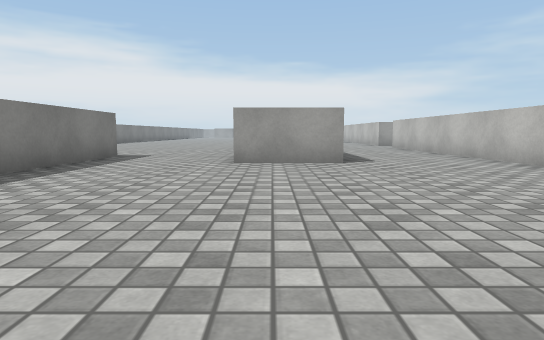
view 1 (above)

24 first-person views from a walk through a 3-D level made in the Unity game engine. The camera is 0.55 m above the floor, tilts 6° down and sees 75° across. The floor is counted in squares, 1 m on a side. Each view is taken from the middle of a square. On the plan, view 1 faces up. The plan holds only what a view shows up to about 9 squares ahead; the rest is blank. The place goes on beyond the plan. Surface patterns are stand-ins for the level's own textures.

view 2
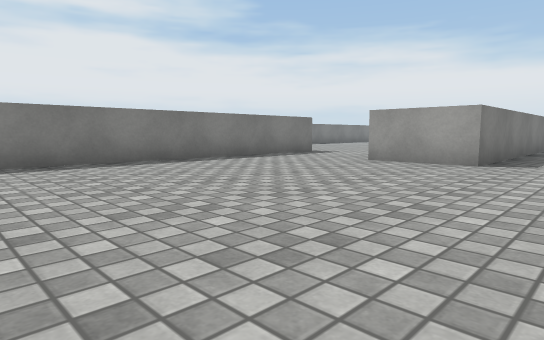

view 3
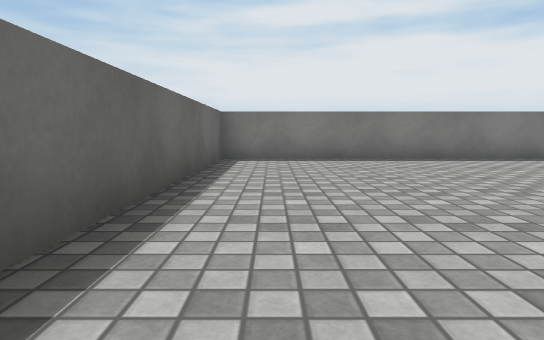

view 4
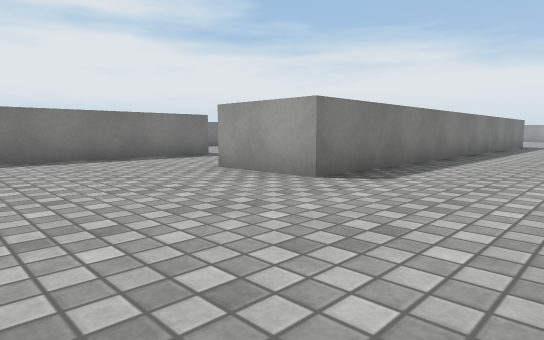

view 5
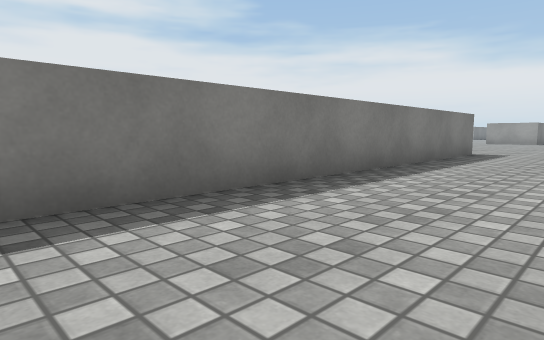

view 6
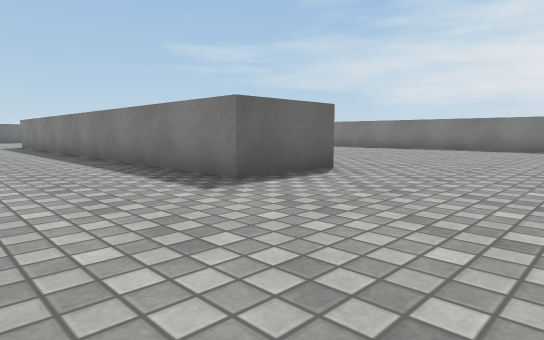

view 7
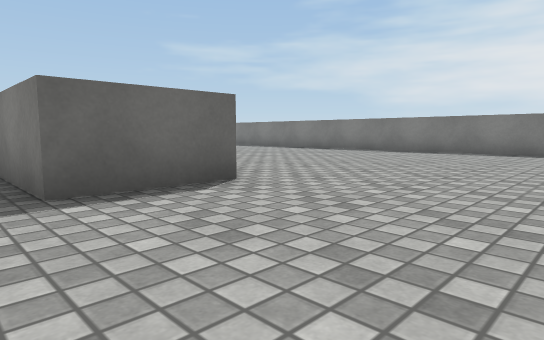

view 8
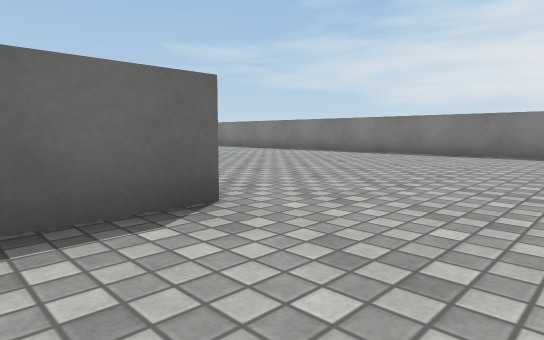

view 9
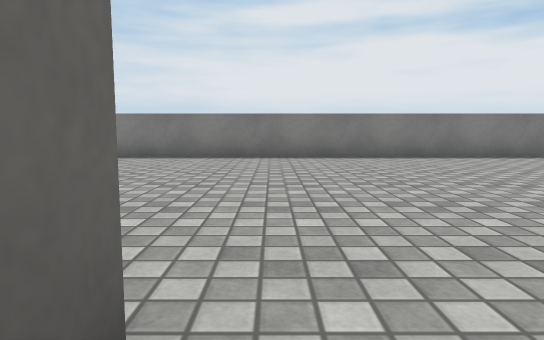

view 10
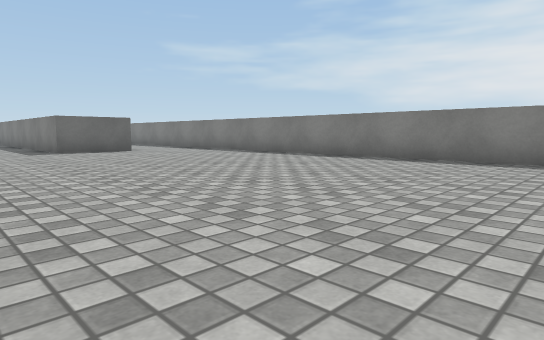

view 11
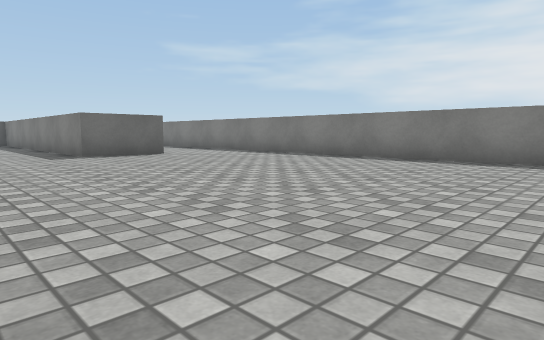

view 12
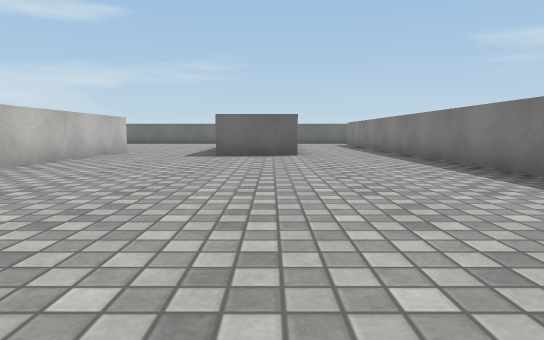

view 13
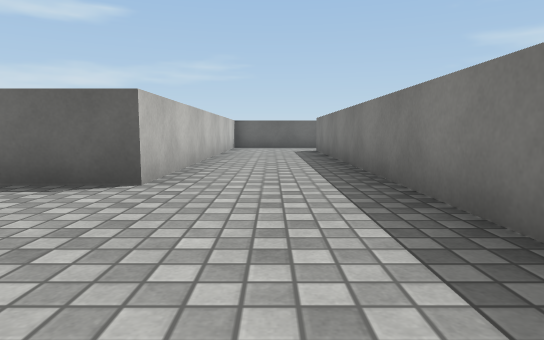

view 14
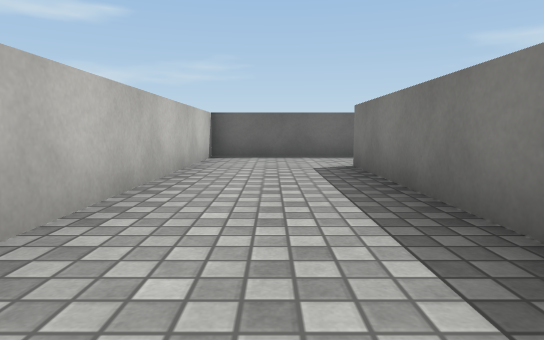

view 15
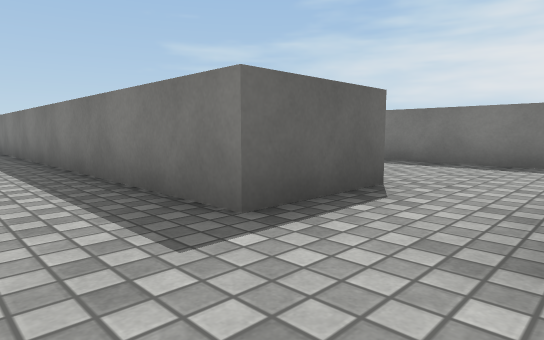

view 16
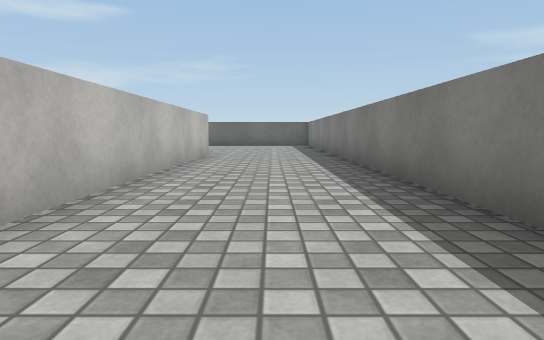

view 17
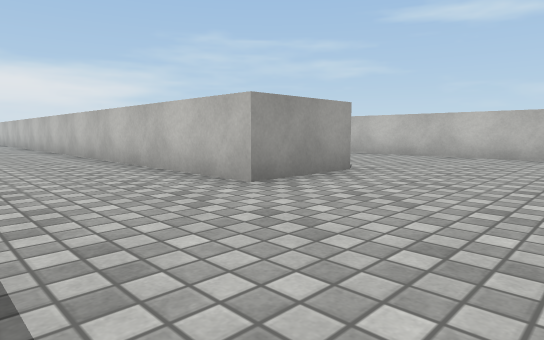

view 18
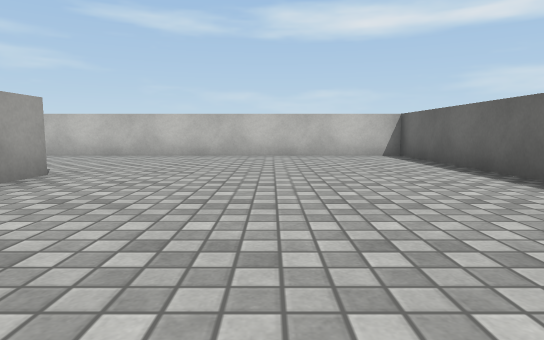

view 19
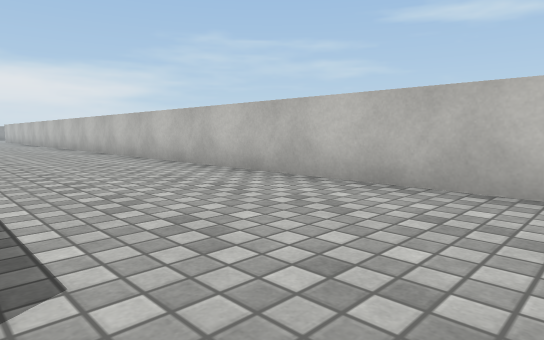

view 20
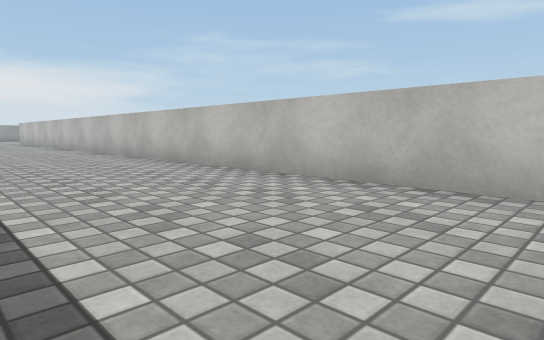

view 21
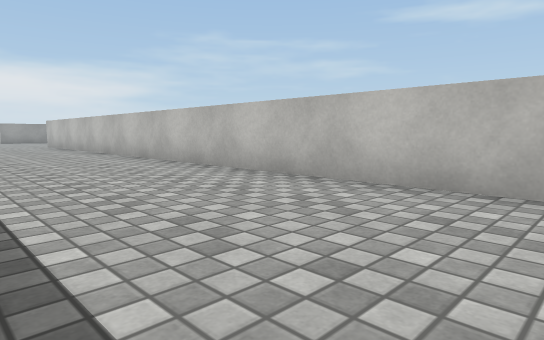

view 22
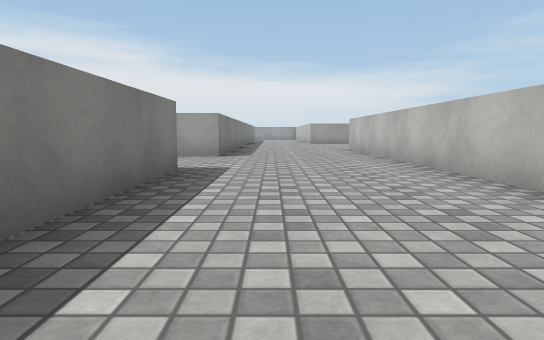

view 23
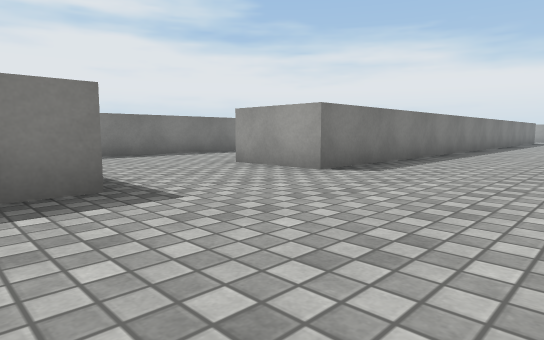

view 24
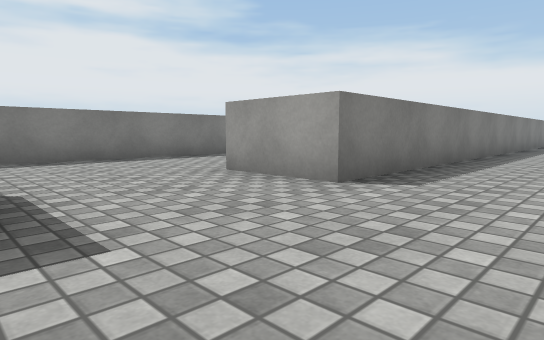

### Floor plan
Points are (right, up) in squares from view 1. A wall is a line through its corners. A room is listed if a view was taken in it or the views show most of it. See-through windows are left out.
Room 1 (views 1, 2, 3, 4, 5, 6, 7, 8, 9, 10, 11, 12, 13, 14)
walls: (-0.8, 18.7) (1.3, 18.7) (1.3, 6.5) (-0.8, 6.5); (-0.7, 7.9) (-0.7, 11.5); (-8.4, 25.5) (-8.4, 1); (4.5, 5.8) (4.5, 9.1); (-8.9, -1.1) (-5.6, -1.1) (-5.6, 8.3) (-3.6, 8.3) (-3.6, -1.1) (2.7, -1.1)
ways out: opening at (5.5, 14) to room 2; opening at (-9.5, 0)
Room 2 (views 15, 16, 17, 18, 19, 20, 21, 22, 23, 24)
walls: (11.6, 22.2) (11.6, 18.8); (4.4, 13.2) (6.5, 13.2) (6.5, 3.8); (11.9, 25.3) (9.8, 25.3); (11.6, 4.9) (9.6, 4.9) (9.6, 12.2); (6.5, 27.4) (6.5, 22.9); (11.6, 31.5) (11.6, 25.2); (10.9, -1.1) (15.5, -1.1) (15.5, 26.1)
ways out: opening at (5.5, 14) to room 1

Positions as (right, up) in squares from view 1, and headings:
1: (0, 0), facing up
2: (3, 0), facing up-left
3: (4, 0), facing left
4: (4, 3), facing up-left
5: (4, 9), facing up-left
6: (4, 22), facing down-left
7: (2, 22), facing down-left
8: (1, 21), facing down-left
9: (0, 19), facing left
10: (-1, 19), facing down-left
11: (-1, 17), facing down-left
12: (-5, 17), facing down
13: (-7, 12), facing down
14: (-7, 7), facing down
15: (8, 15), facing down-left
16: (8, 14), facing down
17: (7, 2), facing up-right
18: (7, 2), facing right
19: (12, 4), facing up-right
20: (12, 8), facing up-right
21: (12, 13), facing up-right
22: (13, 17), facing up
23: (15, 21), facing up-left
24: (14, 22), facing up-left
